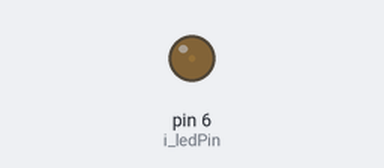
A sketch run on a simulated Arduino Uno, built with avr-gcc and run on an emulated ATmega328P. Shown: output pins drawn as LEDs (lit = HIGH).

Above: at 0.05 s.
At 0.65 s:
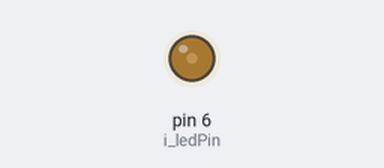
At 1.3 s:
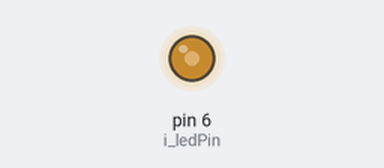
At 2.55 s:
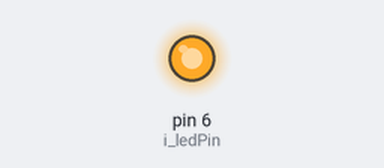
Timing chart, 0 to 5.9 s (numbered marks = the images above):
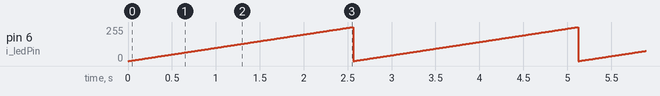

The sketch:

course_pwm_eg1.ino
```cpp
// What is the purpose of this script?
/* @description: Drive an LED with Pulse Width Modulation
*  This is a demonstration script for a course being run on Arduino
*
*
*
*/

// @author: William Gebers
// @created: 24-05-2013
// @license: GNU Public License


// Include header libraries here
// No header libraries required

// Create global variables here
int i_intensity;         // Variable storing the current intensity of the LED
const int i_ledPin = 6;  // Which pin number we are using NB only some pins can do PWM

// The code that runs when you hit start / restart goes here

void setup()
{
  i_intensity = 0;                     // Good practise to initialise a variable
  pinMode(i_ledPin,OUTPUT);            // Set the pin mode correctly
  analogWrite(i_ledPin,i_intensity);   // Set the output to 0
}


// It just goes on, and on, and on, and on....
void loop()
{
    analogWrite(i_ledPin,i_intensity); // Update the brightness
    delay(10);                         // Wait 10 milliseconds
    i_intensity++;                     // Increase the intensity
}
```

Measured:
- by itself, pin 6 (i_ledPin): ramps from 0/255 to 255/255 and jumps back, once every 2.6 s
